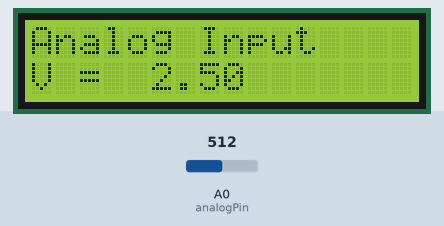
Bench run of a sketch on a simulated Arduino Uno, built with avr-gcc and run on an emulated ATmega328P. Parts: 16×2 character LCD. Inputs (shaded band) come from the test bench; at power-on: A0 (analogPin) = 512. What the sketch prints to the serial monitor is not drawn.

Above: at 1.2 s.
1.3 s: A0 (analogPin) set to 716
At 1.9 s:
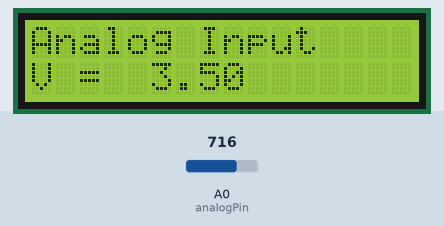
2.8 s: A0 (analogPin) set to 900
At 3.5 s:
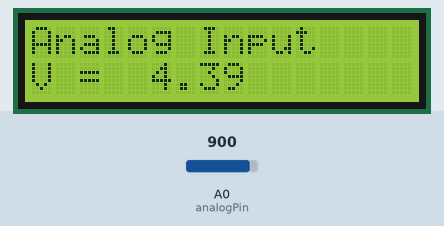
4.3 s: A0 (analogPin) set to 1023
At 5.1 s:
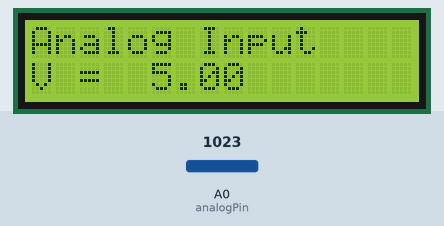
Timing chart, 0 to 7.3 s (numbered marks = the images above; inputs shaded):
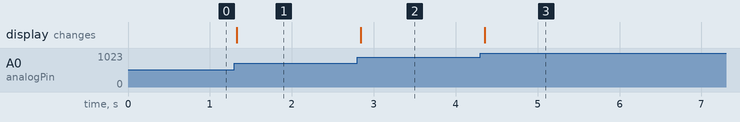

Measured:
- after the input at 1.3 s, the display: changes at once (image 1)
- after the input at 2.8 s, the display: changes at once (image 2)
- after the input at 4.3 s, the display: changes after 0.05 s (image 3)

The sketch:

Final_project.ino
```cpp
// include the library code:
#include <LiquidCrystal.h>

// initialize the library by associating any needed LCD interface pin
// with the arduino pin number it is connected to
const int rs = 12, en = 11, d4 = 5, d5 = 4, d6 = 3, d7 = 2;
LiquidCrystal lcd(rs, en, d4, d5, d6, d7);
int analogPin = A0; // potentiometer wiper (middle terminal) connected to analog pin A0
                    // outside leads to ground and +5V
int val = 0;  // variable to store the value read
float voltage = 0.00; //Voltage sensed on analgPin
float varDelay = 1.0;

void setup() {
  Serial.begin(9600);
  // set up the LCD's number of columns and rows:
  lcd.begin(16, 2);
  // Print a message to the LCD.
  lcd.print("Analog Input");
  pinMode(rs, OUTPUT);

}

void loop() {
  val = analogRead(analogPin);  // read the input pin
  voltage = (5.0*((double)val/1024.0));

  Serial.println(voltage, 2);

  // (note: line 1 is the second row, since counting begins with 0):
  lcd.setCursor(0, 10);

  lcd.print("V =  ");
  lcd.print(voltage);

  delay(250);

}
```
